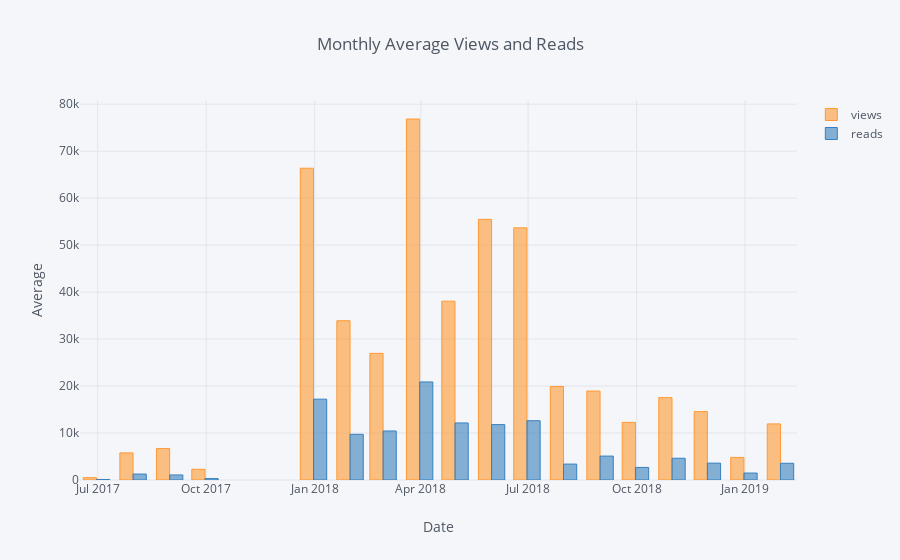

Notebook source saved alongside this figure:
### Code cell
# Resample to monthly frequency and plot 
df2 = df[['views','reads','published_date']].\
         set_index('published_date').\
         resample('M').mean()
df2.iplot(kind='bar', xTitle='Date', yTitle='Average',
    title='Monthly Average Views and Reads')

### Figure 1 — Plotly figure (JSON) as saved in the notebook; plotly's stock layout.template omitted (floating-point values rounded to 4 significant figures)
{"data": [{"marker": {"color": "rgba(255, 153, 51, 0.6)", "line": {"color": "rgba(255, 153, 51, 1.0)", "width": 1}}, "name": "views", "orientation": "v", "text": "", "type": "bar", "uid": "511117d3-bc96-4fe5-adb8-203994a6b0f8", "x": ["2017-06-30", "2017-07-31", "2017-08-31", "2017-09-30", "2017-10-31", "2017-11-30", "2017-12-31", "2018-01-31", "2018-02-28", "2018-03-31", "2018-04-30", "2018-05-31", "2018-06-30", "2018-07-31", "2018-08-31", "2018-09-30", "2018-10-31", "2018-11-30", "2018-12-31", "2019-01-31"], "y": [490, 5764, 6692.0, 2286, "", "", 66370.0, 33910.0, 26958, 76850.0, 38070.0, 55490.0, 53680.0, 19912, 18940.0, 12260.0, 17533, 14560.0, 4811.0, 11940.0]}, {"marker": {"color": "rgba(55, 128, 191, 0.6)", "line": {"color": "rgba(55, 128, 191, 1.0)", "width": 1}}, "name": "reads", "orientation": "v", "text": "", "type": "bar", "uid": "38f0b0c0-20f3-4aa7-a851-8829485bf40d", "x": ["2017-06-30", "2017-07-31", "2017-08-31", "2017-09-30", "2017-10-31", "2017-11-30", "2017-12-31", "2018-01-31", "2018-02-28", "2018-03-31", "2018-04-30", "2018-05-31", "2018-06-30", "2018-07-31", "2018-08-31", "2018-09-30", "2018-10-31", "2018-11-30", "2018-12-31", "2019-01-31"], "y": [116, 1266.0, 1073.0, 302, "", "", 17210.0, 9724.0, 10430.0, 20880.0, 12140.0, 11790.0, 12620.0, 3386, 5092.0, 2676.0, 4633, 3591.0, 1479.0, 3561.0]}], "layout": {"legend": {"bgcolor": "#F5F6F9", "font": {"color": "#4D5663"}}, "paper_bgcolor": "#F5F6F9", "plot_bgcolor": "#F5F6F9", "title": {"font": {"color": "#4D5663"}, "text": "Monthly Average Views and Reads"}, "xaxis": {"gridcolor": "#E1E5ED", "showgrid": true, "tickfont": {"color": "#4D5663"}, "title": {"font": {"color": "#4D5663"}, "text": "Date"}, "zerolinecolor": "#E1E5ED"}, "yaxis": {"gridcolor": "#E1E5ED", "showgrid": true, "tickfont": {"color": "#4D5663"}, "title": {"font": {"color": "#4D5663"}, "text": "Average"}, "zerolinecolor": "#E1E5ED"}}}
